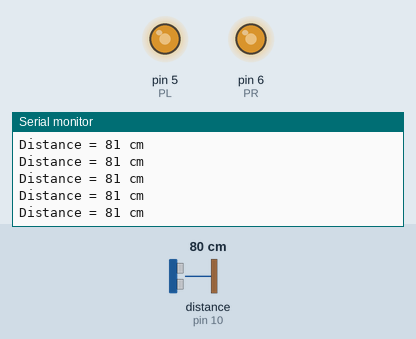
A sketch run on a simulated Arduino Uno, built with avr-gcc and run on an emulated ATmega328P. Parts: output pins drawn as LEDs (lit = HIGH), the last lines printed to the serial monitor. The inputs (shaded band) are chosen by the test bench; at power-on: distance to the obstacle (sensor on pin 10) 80 cm. The echo pulse lasts 58.3 µs per cm.

Above: at 1.2 s.
1.3 s: distance to the obstacle (sensor on pin 10) set to 120 cm
At 1.9 s:
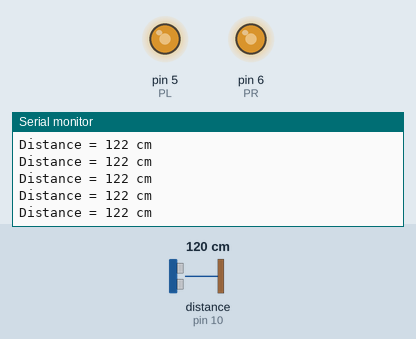
4.3 s: distance to the obstacle (sensor on pin 10) set to 2 cm
At 5.0 s:
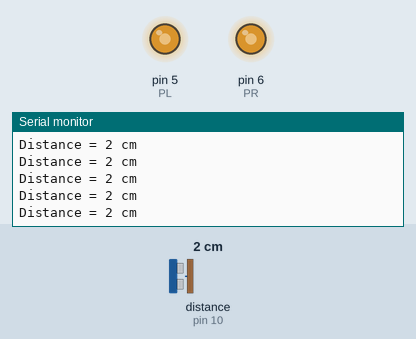
Timing chart, 0 to 7.3 s (numbered marks = the images above; inputs shaded):
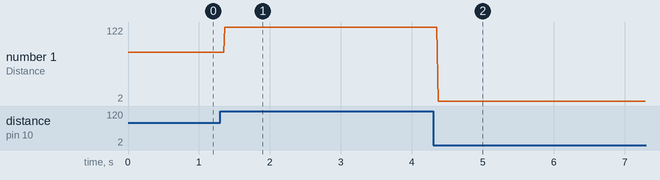

Measured:
- after the input at 1.3 s, the serial monitor: prints a new line after 0.07 s (image 1)
- after the input at 4.3 s, the serial monitor: prints a new line after 0.07 s (image 2)
- plotted number 1: 81 → 122 after the input at 1.3 s, 122 → 2 after the input at 4.3 s

The sketch:

Ultrasonic_sensor.ino
```cpp
// Include NewPing Library
#include "NewPing.h"

// Hook up HC-SR04 with Trig to Arduino Pin 9, Echo to Arduino pin 10
#define TRIGGER_PIN 9
#define ECHO_PIN 10

// Maximum distance we want to ping for (in centimeters).
#define MAX_DISTANCE 400

// NewPing setup of pins and maximum distance.
NewPing sonar(TRIGGER_PIN, ECHO_PIN, MAX_DISTANCE);
int LB = A1;
int LF = A2;
int RB = A3;
int RF = A5;
int IR = 11;
int IL = 8;
int PL = 5;
int PR = 6;
int EN = 13;

void setup() {
	Serial.begin(9600);
    {analogWrite(PL,170);
    analogWrite(PR,170);
    digitalWrite(RF,HIGH);
    digitalWrite(RB,LOW);
    digitalWrite(LF,HIGH);
    digitalWrite(LB,LOW);}
}

void loop() {
	Serial.print("Distance = ");
	Serial.print(sonar.ping_cm());
	Serial.println(" cm");
  int a=sonar.ping_cm();
  if(a<35)
    {analogWrite(PL,170);
    analogWrite(PR,170);
    digitalWrite(RF,LOW);
    digitalWrite(RB,LOW);
    digitalWrite(LF,LOW);
    digitalWrite(LB,LOW);}
else
    {analogWrite(PL,170);
    analogWrite(PR,170);
    digitalWrite(RF,HIGH);
    digitalWrite(RB,LOW);
    digitalWrite(LF,HIGH);
    digitalWrite(LB,LOW);}
}
```
